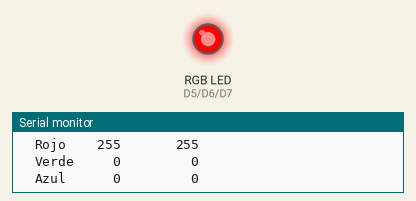
This sketch was run on a simulated ESP8266 (NodeMCU). Parts: an RGB LED mixed from three pins (HIGH = lit), the last lines printed to the serial monitor. Dim RGB values are drawn brighter than linear.

Above: at 0.35 s.
At 3.3 s:
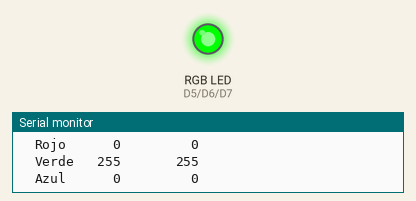
At 6.25 s:
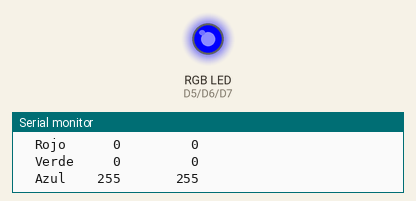
At 7.75 s:
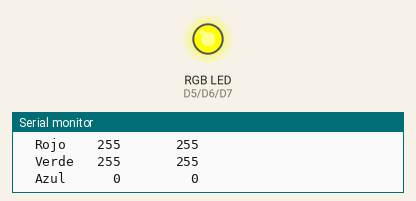
At 9.25 s:
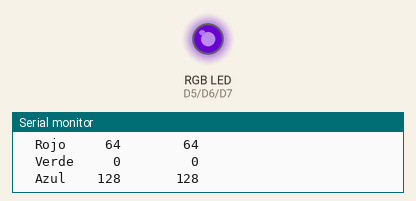
At 12.25 s:
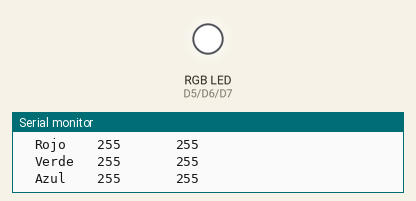
Timing chart, 0 to 18.5 s (numbered marks = the images above):
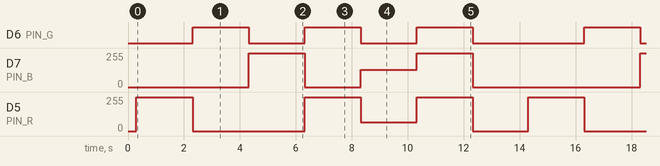

Measured:
- by itself, D6 (PIN_G): repeats every 14.0 s: 2 × (LOW 2.0 s, HIGH 2.0 s), LOW 4.0 s, HIGH 2.0 s
- by itself, D7 (PIN_B): repeats every 14.0 s: 0/255 2.0 s, 128/255 2.0 s, 255/255 2.0 s, 0/255 6.0 s, 255/255 2.0 s
- by itself, D5 (PIN_R): repeats every 14.0 s: 255/255 2.0 s, 64/255 2.0 s, 255/255 2.0 s, 0/255 2.0 s, 255/255 2.0 s, 0/255 4.0 s

The sketch:

s3_anodo_comun.ino
```cpp
/*
  ==========================================================================
  SIMULADOR 3 - El desafío del ánodo común
  NodeMCU V3 (ESP8266) - Placa en el IDE: "NodeMCU 1.0 (ESP-12E Module)"
  ==========================================================================

  CONEXIONADO
    D5 (GPIO14) -> 150 ohm      -> pata R
    D6 (GPIO12) -> 47 a 100 ohm -> pata G
    D7 (GPIO13) -> 47 a 100 ohm -> pata B
    Pata común:
      - Cátodo común -> GND
      - Ánodo común  -> 3V3  (¡NUNCA a VIN ni a 5 V!)

  QUÉ HACE
    Recorre una secuencia de colores cada 2 segundos y muestra en el
    Monitor serie (115200) el valor pedido y el valor que va al pin.

  EL DESAFÍO
    1. Cargalo con ANODO_COMUN = false y un LED de cátodo común: todo bien.
    2. Cambiá el LED por uno de ánodo común SIN tocar el código.
       ¿Qué ves cuando la secuencia pide "Apagado"? ¿Y "Rojo"?
    3. Corregí el código: ANODO_COMUN = true. ¿Qué cambió en la tabla?
  ==========================================================================
*/

const bool ANODO_COMUN = false;   // false = cátodo común | true = ánodo común

const uint8_t PIN_R = D5;
const uint8_t PIN_G = D6;
const uint8_t PIN_B = D7;

struct Color {
  const char* nombre;
  uint8_t r, g, b;
};

const Color SECUENCIA[] = {
  {"Rojo",          255,   0,   0},
  {"Verde",           0, 255,   0},
  {"Azul",            0,   0, 255},
  {"Amarillo",      255, 255,   0},
  {"Violeta tenue",  64,   0, 128},
  {"Blanco",        255, 255, 255},
  {"Apagado",         0,   0,   0},
};
const uint8_t CANTIDAD = sizeof(SECUENCIA) / sizeof(SECUENCIA[0]);

uint8_t indice = 0;
uint32_t ultimoCambio = 0;

// Cátodo común: el LED enciende con el pin en ALTO  -> se escribe igual.
// Ánodo común:  el LED enciende con el pin en BAJO  -> hay que invertir.
uint8_t valorParaPin(uint8_t pedido) {
  if (ANODO_COMUN) {
    return 255 - pedido;
  }
  return pedido;
}

void mostrarColor(const Color &c) {
  uint8_t pr = valorParaPin(c.r);
  uint8_t pg = valorParaPin(c.g);
  uint8_t pb = valorParaPin(c.b);

  analogWrite(PIN_R, pr);
  analogWrite(PIN_G, pg);
  analogWrite(PIN_B, pb);

  Serial.println(F("------------------------------------------------"));
  Serial.printf("Color pedido: %s   (código para LED de %s común)\n",
                c.nombre, ANODO_COMUN ? "ÁNODO" : "CÁTODO");
  Serial.println(F("  Canal  Pedido  Valor en el pin"));
  Serial.printf("  Rojo    %3u       %3u\n", c.r, pr);
  Serial.printf("  Verde   %3u       %3u\n", c.g, pg);
  Serial.printf("  Azul    %3u       %3u\n", c.b, pb);
}

void setup() {
  Serial.begin(115200);
  delay(300);
  Serial.println();
  Serial.println(F("=== Simulador 3: ánodo común vs cátodo común ==="));

  analogWriteRange(255);
  analogWriteFreq(1000);
  pinMode(PIN_R, OUTPUT);
  pinMode(PIN_G, OUTPUT);
  pinMode(PIN_B, OUTPUT);

  mostrarColor(SECUENCIA[0]);
  ultimoCambio = millis();
}

void loop() {
  if (millis() - ultimoCambio >= 2000) {
    ultimoCambio = millis();
    indice = (indice + 1) % CANTIDAD;
    mostrarColor(SECUENCIA[indice]);
  }
}
```
